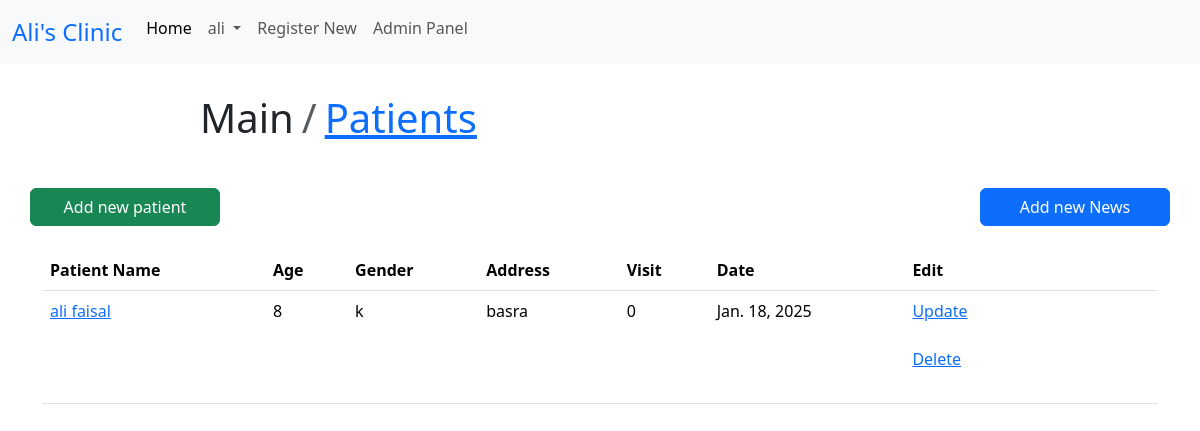
The app's page /patients/ (signed in), older data.
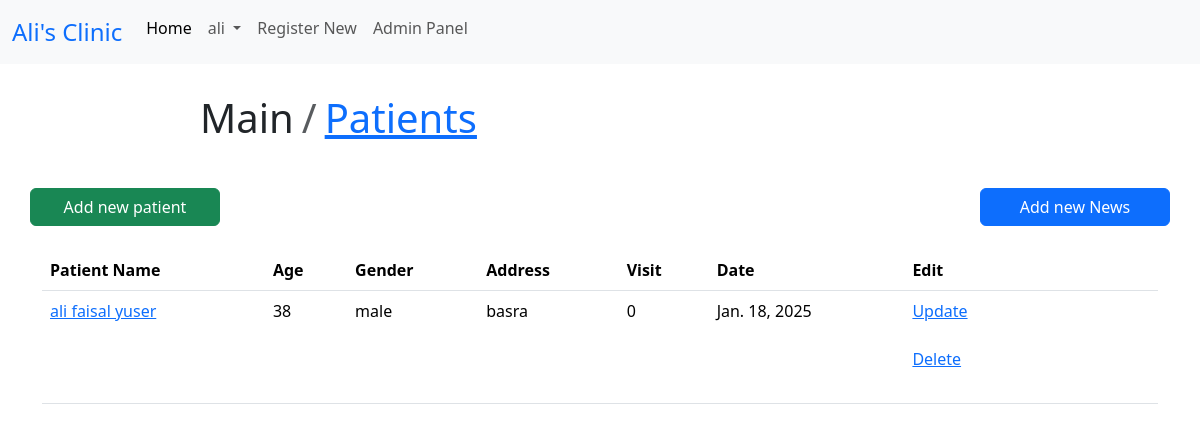
The same page, newer data.
### home/models.py (models this page shows, shortened)
class Patients(models.Model):
    name=models.CharField(max_length=150,unique=True)
    age=models.IntegerField(null=True)
    gender=models.CharField(max_length=50)
    address=models.CharField(max_length=150,null=True)
    visits=models.PositiveIntegerField(default=0)
    visit_date=models.DateField(default=strftime("%Y-%m-%d"),null=True)

### home/views.py (the view)
# urls.py: path('patients/',views.Patients.as_view(),name='patients'),
@method_decorator(login_required,name='dispatch')
class Patients(ListView):
    model=Patient_Model
    context_object_name='patients'
    template_name="home/patients.html"

### templates/home/patients.html (shortened to what this page needs)
{%extends 'index.html'%}
{%block breadcrumb%}
<div class="col-10 offset-2 mt-4">
    <ol class="breadcrumb">
        <li class="breadcrumb-item fs-1">Main</li>
        <li class="breadcrumb-item fs-1"><a href="{%url 'main'%}">Patients</a></li>
    </ol>
</div>
{%endblock%}
{%block content%}
<div class="container">
    <div class="row justify-content-between">
        <a class="btn btn-success my-4 col-2" href="{%url 'add_patient'%}">Add new patient</a>
        <a class="btn btn-primary my-4 col-2" href="{%url 'new_news'%}">Add new News</a>
    </div>
    <div>
        <table class="table">
            <thead>
                <tr>
                    <th>Patient Name</th>
                    <th>Age</th>
                    <th>Gender</th>
                    <th>Address</th>
                    <th>Visit</th>
                    <th>Date</th>
                    <th>Edit</th>
                </tr>
            </thead>
            <tbody>
                {% for patient in patients%}
                <tr>
                    <td><a href="{%url 'patient' patient.id%}">{{patient.name}}</a></td>
                    <td>{{patient.age}}</td>
                    <td>{{patient.gender}}</td>
                    <td>{{patient.address}}</td>
                    <td>{{patient.visits}}</td>
                    <td>{{patient.visit_date}}</td>
                    <td>
                        <div class="row">
                            <a class="mb-4" href="{%url 'edit_patient' patient.id%}">Update</a>
                            <a class="mb-4" href="{%url 'delete_patient' patient.id%}">Delete</a>
                        </div>
                    </td>
                </tr>
                {%endfor%}
            </tbody>
        </table>
    </div>
</div>
{%endblock%}

Row changes from the older to the newer data that the page shows:
changed Patients "basra": name "ali faisal" → "ali faisal yuser"; age "8" → "38"; gender "k" → "male"
